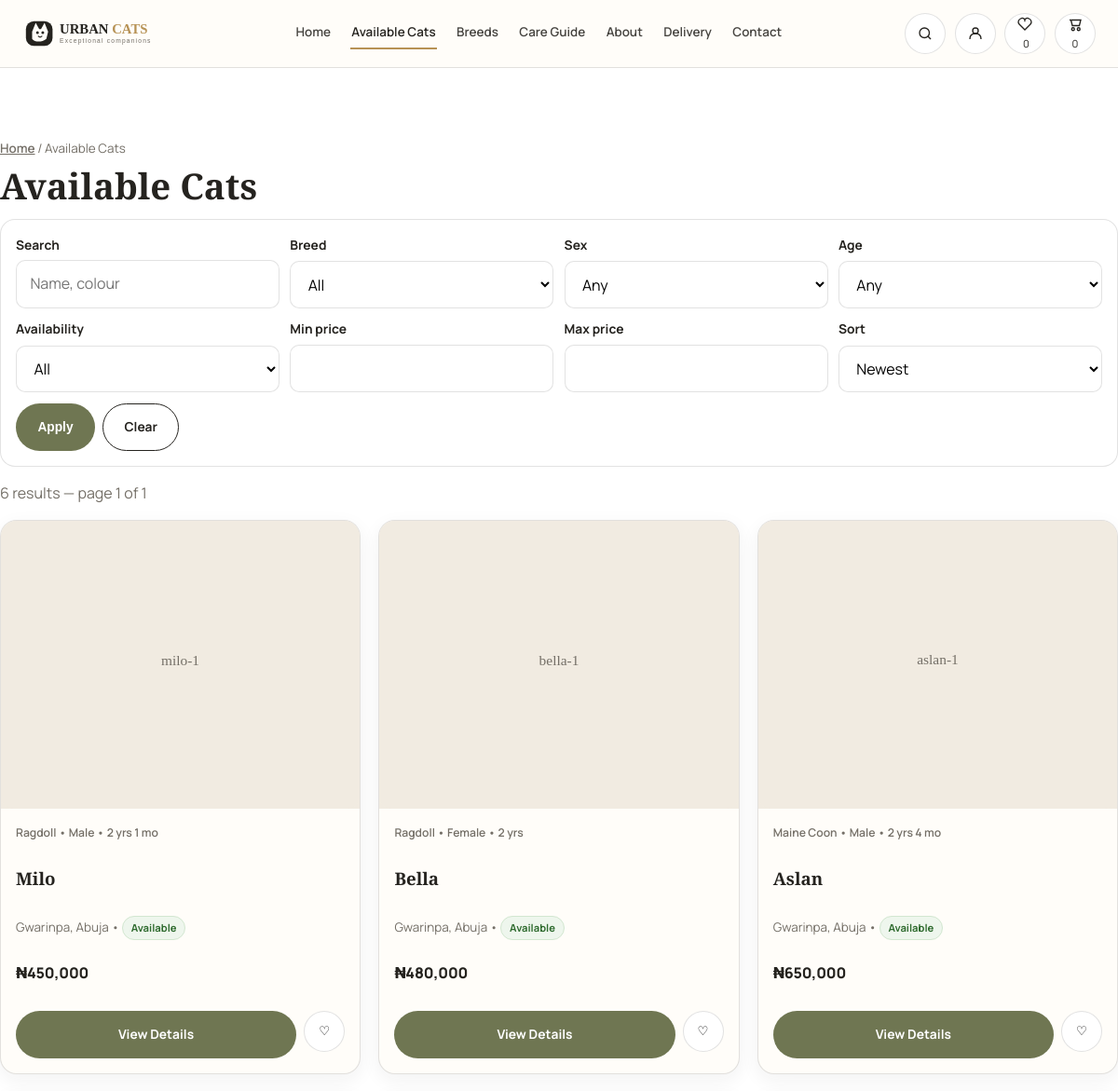
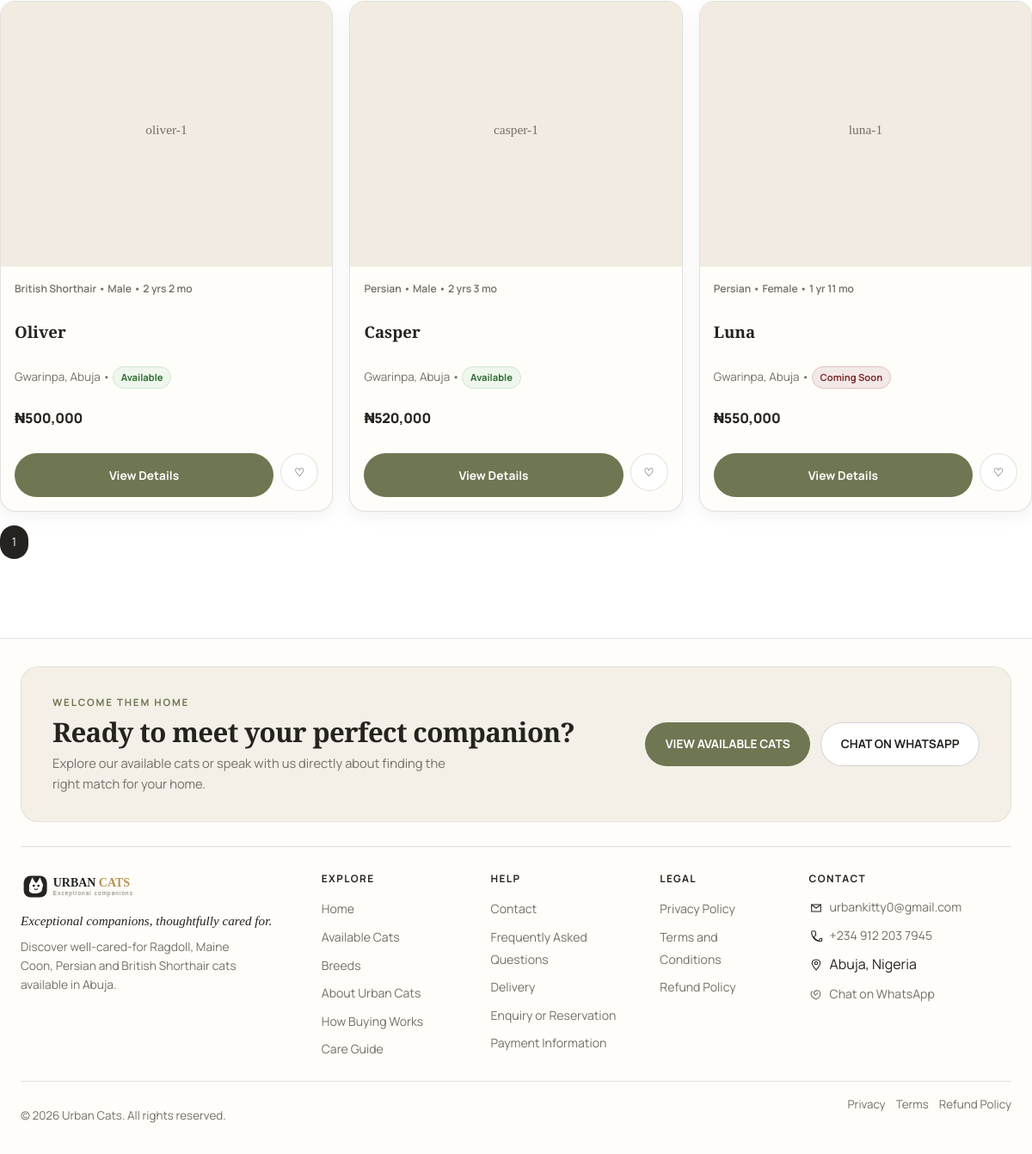
The app's page /cats.php with its own data (2 pictures, top to bottom).
### tables this page shows
CREATE TABLE `cats` (
  `id` INT UNSIGNED AUTO_INCREMENT PRIMARY KEY,
  `breed_id` INT UNSIGNED NOT NULL,
  `name` VARCHAR(80) NOT NULL,
  `slug` VARCHAR(100) NOT NULL UNIQUE,
  `sex` ENUM('male','female') NOT NULL,
  `date_of_birth` DATE NOT NULL,
  `colour` VARCHAR(80) NOT NULL,
  `location` VARCHAR(120) NOT NULL,
  `price` DECIMAL(10,2) NOT NULL COMMENT 'Price in NGN',
  `deposit_amount` DECIMAL(10,2) DEFAULT NULL,
  `purchase_mode` ENUM('full','deposit','enquiry') NOT NULL DEFAULT 'full',
  `availability` ENUM('available','reserved','sold','coming_soon') NOT NULL DEFAULT 'available',
  `is_featured` TINYINT(1) NOT NULL DEFAULT 0,
  `is_active` TINYINT(1) NOT NULL DEFAULT 1,
  `personality` VARCHAR(255) NOT NULL,
  `vaccination_status` VARCHAR(255) NOT NULL,
  `health_notes` VARCHAR(255) NOT NULL,
  `litter_trained` TINYINT(1) NOT NULL DEFAULT 1,
  `feeding_info` VARCHAR(255) DEFAULT NULL,
  `parent_info` VARCHAR(255) DEFAULT NULL,
  `description` TEXT NOT NULL,
  `care_notes` TEXT NOT NULL,
  `created_at` TIMESTAMP DEFAULT CURRENT_TIMESTAMP,
  `updated_at` TIMESTAMP DEFAULT CURRENT_TIMESTAMP ON UPDATE CURRENT_TIMESTAMP,
  FOREIGN KEY (`breed_id`) REFERENCES `breeds`(`id`) ON DELETE CASCADE,
  INDEX (`availability`), INDEX (`breed_id`), INDEX (`price`)
);

CREATE TABLE `cat_images` (
  `id` INT UNSIGNED AUTO_INCREMENT PRIMARY KEY,
  `cat_id` INT UNSIGNED NOT NULL,
  `image_path` VARCHAR(255) NOT NULL,
  `is_primary` TINYINT(1) NOT NULL DEFAULT 0,
  `sort_order` INT NOT NULL DEFAULT 0,
  `created_at` TIMESTAMP DEFAULT CURRENT_TIMESTAMP,
  FOREIGN KEY (`cat_id`) REFERENCES `cats`(`id`) ON DELETE CASCADE
);

CREATE TABLE `breeds` (
  `id` INT UNSIGNED AUTO_INCREMENT PRIMARY KEY,
  `slug` VARCHAR(80) NOT NULL UNIQUE,
  `name` VARCHAR(80) NOT NULL,
  `short_description` VARCHAR(255) NOT NULL,
  `description` TEXT NOT NULL,
  `temperament` VARCHAR(255) NOT NULL,
  `grooming` VARCHAR(255) NOT NULL,
  `activity_level` VARCHAR(100) NOT NULL,
  `size_info` VARCHAR(150) NOT NULL,
  `family_compatibility` VARCHAR(255) NOT NULL,
  `care_notes` TEXT NOT NULL,
  `image` VARCHAR(255) DEFAULT NULL,
  `created_at` TIMESTAMP DEFAULT CURRENT_TIMESTAMP,
  `updated_at` TIMESTAMP DEFAULT CURRENT_TIMESTAMP ON UPDATE CURRENT_TIMESTAMP
);

### config/config.php (called while the page is built)
<?php
return [
    'db' => ['host'=>'127.0.0.1','name'=>'urban_cats','user'=>'root','pass'=>'','charset'=>'utf8mb4'],
    'site' => ['name'=>'Urban Cats','base_url'=>'http://localhost/urbancat'],
    'security' => ['session_name'=>'urbancats_sess','csrf_token_name'=>'csrf_token'],
    'upload' => [
        'max_bytes'=>4*1024*1024,
        'allowed_mimes'=>['image/jpeg','image/png','image/webp'],
        'allowed_ext'=>['jpg','jpeg','png','webp'],
        'dir'=>__DIR__.'/../uploads/cats',
        'url_prefix'=>'uploads/cats',
        'thumb_w'=>600,
    ],
    'contact' => ['to_email'=>'urbankitty0@gmail.com','whatsapp_number'=>'2349122037945'],
    'paystack' => ['public_key'=>'pk_test_placeholder','secret_key'=>'sk_test_placeholder','webhook_secret'=>'whsec_placeholder','currency'=>'NGN'],
    'app' => ['env'=>'development'],
];

### includes/helpers.php (called while the page is built, shortened)
<?php
function e(string $s): string {return htmlspecialchars($s, ENT_QUOTES|ENT_SUBSTITUTE,'UTF-8');}
function base_url(string $p=''):string{static $b=null;if($b===null){$cfg=require __DIR__.'/../config/config.php';$b=rtrim($cfg['site']['base_url'],'/'); }return $b.($p?'/'.ltrim($p,'/'):'');}
function asset(string $p):string{return base_url($p);}
function format_price(float $n):string{return '₦'.number_format($n,0);}
function age_from_dob(string $dob):string{$b=new DateTime($dob);$n=new DateTime();$df=$n->diff($b);if($df->y>0)return $df->y.' yr'.($df->y>1?'s':'').($df->m?' '.$df->m.' mo':'');if($df->m>0)return $df->m.' month'.($df->m>1?'s':'');return $df->d.' day'.($df->d!=1?'s':'');}

### includes/functions_catalog.php (called while the page is built, shortened)
<?php
function fetch_breeds(PDO $pdo):array{return $pdo->query("SELECT * FROM breeds ORDER BY name")->fetchAll();}
function cat_images(PDO $pdo,int $id):array{$s=$pdo->prepare("SELECT * FROM cat_images WHERE cat_id=? ORDER BY is_primary DESC, sort_order ASC, id ASC");$s->execute([$id]);return $s->fetchAll();}
function primary_image(PDO $pdo,int $id):string{$imgs=cat_images($pdo,$id);if($imgs)return $imgs[0]['image_path'];return 'assets/images/cats/placeholder.svg';}
function format_availability(string $a):string{return match($a){'available'=>'Available','reserved'=>'Reserved','sold'=>'Sold','coming_soon'=>'Coming Soon',default=>$a};}
function availability_class(string $a):string{return 'badge--'.str_replace('_','-',$a);}

### cats.php (the view, shortened to what this page needs)
<?php
require __DIR__.'/includes/bootstrap.php';
require __DIR__.'/includes/functions_catalog.php';
$breeds=fetch_breeds($pdo);
$q=trim($_GET['q']??''); $min=$_GET['min']??''; $max=$_GET['max']??''; $sort=$_GET['sort']??'newest'; $page=max(1,(int)($_GET['page']??1)); $per=9;
$where=["c.is_active=1"]; $params=[];
$ws=implode(' AND ',$where);
$order=match($sort){'price_asc'=>'c.price ASC','price_desc'=>'c.price DESC','name'=>'c.name ASC',default=>'c.created_at DESC'};
$cnt=$pdo->prepare("SELECT COUNT(*) FROM cats c JOIN breeds b ON b.id=c.breed_id WHERE $ws");$cnt->execute($params);$total=(int)$cnt->fetchColumn();
$pages=max(1,(int)ceil($total/$per));$page=min($page,$pages);$off=($page-1)*$per;
$sql="SELECT c.*, b.name as breed_name FROM cats c JOIN breeds b ON b.id=c.breed_id WHERE $ws ORDER BY $order LIMIT $per OFFSET $off";
$st=$pdo->prepare($sql);$st->execute($params);$cats=$st->fetchAll();
?>
<!doctype html><html lang="en"><head><?php include __DIR__.'/includes/partials/head.php'; ?></head><body>
<?php include __DIR__.'/includes/partials/header.php'; ?>
<main id="main"><div class="container section">
 <div class="breadcrumbs"><a href="<?= asset('index.php') ?>">Home</a> / Available Cats</div>
 <h1 class="h2" style="font-family:var(--font-display)">Available Cats</h1>
 <form method="get" class="filters" style="margin:1rem 0">
  <div class="filters__grid">
   <div class="field"><label>Search</label><input name="q" value="<?= e($q) ?>" placeholder="Name, colour"></div>
   <div class="field"><label>Breed</label><select name="breed"><option value="">All</option></select></div>
   <div class="field"><label>Sex</label><select name="sex"><option value="">Any</option></select></div>
   <div class="field"><label>Age</label><select name="age"><option value="">Any</option></select></div>
   <div class="field"><label>Availability</label><select name="availability"><option value="">All</option></select></div>
   <div class="field"><label>Min price</label><input type="number" name="min" value="<?= e($min) ?>"></div>
   <div class="field"><label>Max price</label><input type="number" name="max" value="<?= e($max) ?>"></div>
   <div class="field"><label>Sort</label><select name="sort"><option value="newest" <?= $sort==='newest'?'selected':''?>>Newest</option></select></div>
  </div>
  <div style="display:flex; gap:.5rem; margin-top:.7rem"><button class="btn btn--primary">Apply</button><a href="<?= asset('cats.php') ?>" class="btn btn--ghost">Clear</a></div>
 </form>
 <p class="muted"><?= $total ?> results — page <?= $page ?> of <?= $pages ?></p>
 <?php if(!$cats): ?><div style="padding:2rem; text-align:center; border:1px dashed var(--color-border); border-radius:12px">No cats match. <a href="<?= asset('cats.php') ?>" style="text-decoration:underline">Clear filters</a></div>
 <?php else: ?>
 <div class="grid-3">
  <?php foreach($cats as $c): $img=primary_image($pdo,(int)$c['id']); ?>
  <article class="card"><a href="<?= asset('cat.php?slug='.urlencode($c['slug'])) ?>" class="card__media"><img src="<?= e($img) ?>" alt="<?= e($c['name']) ?>" width="400" height="320" loading="lazy"></a><div class="card__body"><div class="card__meta"><?= e($c['breed_name']) ?> • <?= e(ucfirst($c['sex'])) ?> • <?= e(age_from_dob($c['date_of_birth'])) ?></div><h3 style="font-family:var(--font-display)"><?= e($c['name']) ?></h3><p class="muted" style="font-size:.84rem; margin:0"><?= e($c['location']) ?> • <span class="badge <?= e(availability_class($c['availability'])) ?>"><?= e(format_availability($c['availability'])) ?></span></p><p class="price"><?= e(format_price((float)$c['price'])) ?></p><div class="card__actions"><a href="<?= asset('cat.php?slug='.urlencode($c['slug'])) ?>" class="btn btn--primary btn--sm" style="flex:1">View Details</a><button class="btn-fav" data-fav="<?= e($c['slug']) ?>">♡</button></div></div></article>
  <?php endforeach; ?>
 </div>
 <div class="pagination"><?php for($i=1;$i<=$pages;$i++): if($i==$page): ?><span class="is-active"><?= $i ?></span><?php else: ?><a href="?<?= e(qs(['page'=>$i])) ?>"><?= $i ?></a><?php endif; endfor; ?></div>
 <?php endif; ?>
</div></main>
<?php include __DIR__.'/includes/partials/footer.php'; ?><script type="module" src="<?= asset('assets/js/app.js') ?>"></script></body></html>

### records on screen
cats: id.image_path (picture), breed.name "Ragdoll", sex "Male", date_of_birth "2 yrs 1 mo", name "Milo", location "Gwarinpa, Abuja", availability "Available", price "₦450,000"
cats: id.image_path (picture), breed.name "Ragdoll", sex "Female", date_of_birth "2 yrs", name "Bella", location "Gwarinpa, Abuja", availability "Available", price "₦480,000"
cats: id.image_path (picture), breed.name "Maine Coon", sex "Male", date_of_birth "2 yrs 4 mo", name "Aslan", location "Gwarinpa, Abuja", availability "Available", price "₦650,000"
cats: id.image_path (picture), breed.name "British Shorthair", sex "Male", date_of_birth "2 yrs 2 mo", name "Oliver", location "Gwarinpa, Abuja", availability "Available", price "₦500,000"
cats: id.image_path (picture), breed.name "Persian", sex "Male", date_of_birth "2 yrs 3 mo", name "Casper", location "Gwarinpa, Abuja", availability "Available", price "₦520,000"
cats: id.image_path (picture), breed.name "Persian", sex "Female", date_of_birth "1 yr 11 mo", name "Luna", location "Gwarinpa, Abuja", availability "Coming Soon", price "₦550,000"

### other values on screen
$favCnt "0"
$cartCnt "0"
$total "6"
$page "1"
$pages "1"
$contactEmail "urbankitty0@gmail.com"
$contactPhoneIntl "+234 912 203 7945"
$addr "Abuja, Nigeria"
